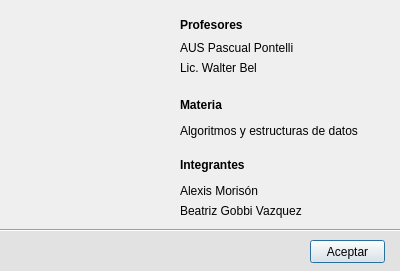
<?xml version="1.0" encoding="UTF-8"?>
<ui version="4.0">
 <class>Dialog</class>
 <widget class="QDialog" name="Dialog">
  <property name="geometry">
   <rect>
    <x>0</x>
    <y>0</y>
    <width>400</width>
    <height>271</height>
   </rect>
  </property>
  <property name="windowTitle">
   <string>Dialog</string>
  </property>
  <widget class="Line" name="line">
   <property name="geometry">
    <rect>
     <x>0</x>
     <y>220</y>
     <width>401</width>
     <height>20</height>
    </rect>
   </property>
   <property name="orientation">
    <enum>Qt::Horizontal</enum>
   </property>
  </widget>
  <widget class="QLabel" name="label">
   <property name="geometry">
    <rect>
     <x>180</x>
     <y>150</y>
     <width>171</width>
     <height>31</height>
    </rect>
   </property>
   <property name="text">
    <string>&lt;html&gt;&lt;head/&gt;&lt;body&gt;&lt;p&gt;&lt;span style=&quot; font-size:9pt; font-weight:600;&quot;&gt;Integrantes&lt;/span&gt;&lt;/p&gt;&lt;/body&gt;&lt;/html&gt;</string>
   </property>
  </widget>
  <widget class="QLabel" name="label_2">
   <property name="geometry">
    <rect>
     <x>180</x>
     <y>180</y>
     <width>231</width>
     <height>21</height>
    </rect>
   </property>
   <property name="styleSheet">
    <string notr="true">font: 10pt &quot;MS Shell Dlg 2&quot;;</string>
   </property>
   <property name="text">
    <string>Alexis Morisón</string>
   </property>
  </widget>
  <widget class="QLabel" name="label_3">
   <property name="geometry">
    <rect>
     <x>180</x>
     <y>200</y>
     <width>151</width>
     <height>21</height>
    </rect>
   </property>
   <property name="styleSheet">
    <string notr="true">font: 10pt &quot;MS Shell Dlg 2&quot;;</string>
   </property>
   <property name="text">
    <string>Beatriz Gobbi Vazquez</string>
   </property>
  </widget>
  <widget class="QLabel" name="label_4">
   <property name="geometry">
    <rect>
     <x>180</x>
     <y>10</y>
     <width>101</width>
     <height>31</height>
    </rect>
   </property>
   <property name="text">
    <string>&lt;html&gt;&lt;head/&gt;&lt;body&gt;&lt;p&gt;&lt;span style=&quot; font-size:9pt; font-weight:600;&quot;&gt;Profesores&lt;/span&gt;&lt;/p&gt;&lt;/body&gt;&lt;/html&gt;</string>
   </property>
  </widget>
  <widget class="QLabel" name="label_5">
   <property name="geometry">
    <rect>
     <x>180</x>
     <y>40</y>
     <width>141</width>
     <height>16</height>
    </rect>
   </property>
   <property name="styleSheet">
    <string notr="true">font: 10pt &quot;MS Shell Dlg 2&quot;;</string>
   </property>
   <property name="text">
    <string>AUS Pascual Pontelli</string>
   </property>
  </widget>
  <widget class="QLabel" name="label_6">
   <property name="geometry">
    <rect>
     <x>180</x>
     <y>60</y>
     <width>81</width>
     <height>16</height>
    </rect>
   </property>
   <property name="styleSheet">
    <string notr="true">font: 10pt &quot;MS Shell Dlg 2&quot;;</string>
   </property>
   <property name="text">
    <string>Lic. Walter Bel</string>
   </property>
  </widget>
  <widget class="QLabel" name="label_7">
   <property name="geometry">
    <rect>
     <x>180</x>
     <y>90</y>
     <width>81</width>
     <height>31</height>
    </rect>
   </property>
   <property name="text">
    <string>&lt;html&gt;&lt;head/&gt;&lt;body&gt;&lt;p&gt;&lt;span style=&quot; font-size:9pt; font-weight:600;&quot;&gt;Materia&lt;/span&gt;&lt;/p&gt;&lt;/body&gt;&lt;/html&gt;</string>
   </property>
  </widget>
  <widget class="QLabel" name="label_8">
   <property name="geometry">
    <rect>
     <x>180</x>
     <y>120</y>
     <width>201</width>
     <height>21</height>
    </rect>
   </property>
   <property name="styleSheet">
    <string notr="true">font: 10pt &quot;MS Shell Dlg 2&quot;;</string>
   </property>
   <property name="text">
    <string>Algoritmos y estructuras de datos</string>
   </property>
  </widget>
  <widget class="QLabel" name="imagen">
   <property name="geometry">
    <rect>
     <x>20</x>
     <y>20</y>
     <width>151</width>
     <height>191</height>
    </rect>
   </property>
   <property name="text">
    <string/>
   </property>
  </widget>
  <widget class="QLabel" name="label_9">
   <property name="geometry">
    <rect>
     <x>0</x>
     <y>230</y>
     <width>401</width>
     <height>41</height>
    </rect>
   </property>
   <property name="styleSheet">
    <string notr="true">background-color: rgb(226, 226, 226);</string>
   </property>
   <property name="text">
    <string/>
   </property>
  </widget>
  <widget class="QPushButton" name="pushButton">
   <property name="geometry">
    <rect>
     <x>310</x>
     <y>240</y>
     <width>75</width>
     <height>23</height>
    </rect>
   </property>
   <property name="text">
    <string>Aceptar</string>
   </property>
  </widget>
  <zorder>label_9</zorder>
  <zorder>line</zorder>
  <zorder>label</zorder>
  <zorder>label_2</zorder>
  <zorder>label_3</zorder>
  <zorder>label_4</zorder>
  <zorder>label_5</zorder>
  <zorder>label_6</zorder>
  <zorder>label_7</zorder>
  <zorder>label_8</zorder>
  <zorder>imagen</zorder>
  <zorder>pushButton</zorder>
 </widget>
 <resources/>
 <connections/>
</ui>
